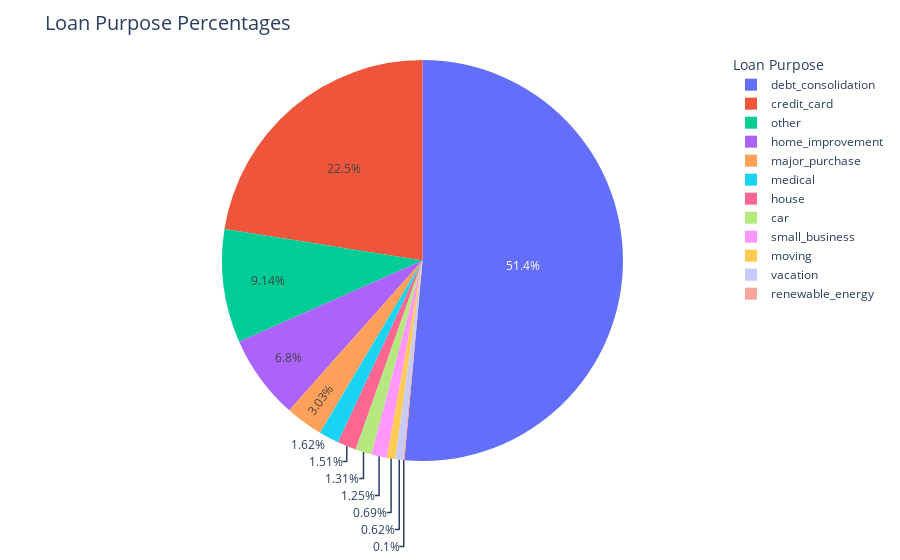

Notebook cell for this chart:
### Markdown cell above
# Describe the dataset and any issues with it.
The Lending Club data set contains information on thousands of loans made through the Lending Club platform. It includes a variety of features related to the borrower, such as their employment status, credit score, and income, as well as features related to the loan, such as the loan amount, interest rate, and term. There are 55 variables in total, including both numerical and categorical variables.

There are a few potential issues with this data set.
First off al there are missing values some variables, however they are not going to be used for the data exploration and visualization.
Another issue is that it only represents loans that were actually made, not all loan applications.
This means that it is possible that some of the riskier borrowers were not included in the data set
because they were not offered a loan or did not accept a loan offer due to a high interest rate.
Another issue is that the data may be biased towards borrowers with higher
credit scores, since these borrowers may be more likely to be approved for a loan and to accept a loan offer.
These issues should be kept in mind when interpreting the results of any analysis or visualizations using this data.

### Code cell
# Count the number of loans for each purpose
purposes = df['loan_purpose'].value_counts()

# Calculate the percentages
percentages = purposes / purposes.sum()

# Sort the values in descending order
percentages = percentages.sort_values(ascending=False)

# Create the pie chart
fig = px.pie(values=percentages, names=percentages.index, labels={'value': 'Percentage', 'name': 'Loan Purpose'})

# Update the title and font
fig.update_layout(title_text='Loan Purpose Percentages',
                  titlefont={'size': 20})

# Add a legend
fig.update_layout(legend=dict(title='Loan Purpose',
                              yanchor='top', y=1.02, xanchor='left', x=1))

# Show the plot
fig.show()

### Figure 1 — Plotly figure (JSON) as saved in the notebook; plotly's stock layout.template omitted (floating-point values rounded to 4 significant figures)
{"data": [{"domain": {"x": [0, 1], "y": [0, 1]}, "hovertemplate": "label=%{label}<br>value=%{value}<extra></extra>", "labels": ["debt_consolidation", "credit_card", "other", "home_improvement", "major_purchase", "medical", "house", "car", "small_business", "moving", "vacation", "renewable_energy"], "legendgroup": "", "name": "", "showlegend": true, "type": "pie", "values": [0.5144, 0.2249, 0.0914, 0.068, 0.0303, 0.0162, 0.0151, 0.0131, 0.0125, 0.0069, 0.0062, 0.001]}], "layout": {"legend": {"title": {"text": "Loan Purpose"}, "tracegroupgap": 0, "x": 1, "xanchor": "left", "y": 1.02, "yanchor": "top"}, "margin": {"t": 60}, "title": {"font": {"size": 20}, "text": "Loan Purpose Percentages"}}}
